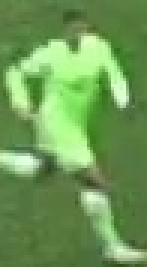
#> input picture output_videos/cropped_image.jpg, 49 x 89 px (shown 3 times larger)
$ jupyter execute --allow-errors color_assignement.ipynb
#> lines starting #> are read from the running program, lines starting #| are printed output that depends on the picture
[cell 1]
import cv2
import matplotlib.pyplot as plt
import numpy as np
from sklearn.cluster import KMeans

[cell 2]
image_path = "../output_videos/cropped_image.jpg"
image = cv2.imread(image_path)
#> image is the input picture: shape (89, 49, 3); mean B, G, R 85.4, 152.9, 109.1
image = cv2.cvtColor(image, cv2.COLOR_BGR2RGB)

[cell 3]
plt.imshow(image)
plt.show()

# take the top half of the image

[cell 4]
top_half_image=  image[0: int(image.shape[0]/2), :]
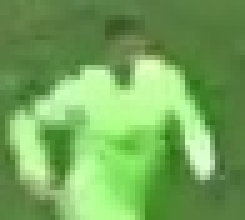
#> top_half_image: shape (44, 49, 3) (shown 5 times larger); mean R, G, B 115.6, 166.7, 90
plt.imshow(top_half_image)
plt.show()
